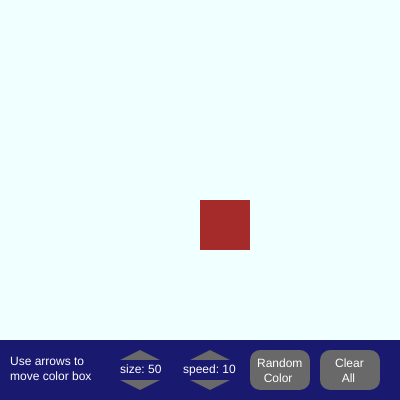
Frame 1 (no input)
Frame 60 (no input): identical to frame 1, image omitted
Frame 120 (the mouse pressed at the canvas centre since frame 60): identical to frame 1, image omitted

The p5.js sketch that drew this single still picture (run headless with seeded random() and noise() and a simulated clock; from frame 60 on, the mouse is pressed at the canvas centre):

// p5.js sketch
// ── sketch.js
/**
 * Anthony Ho
 * IGME-101: Sketcher, 9/13/19
 * Box that draws on canvas
 */

"use strict"; //catch some common coding errors


/**
 * setup :
 */

//coords
let boxXCoord = 200
let boxYCoord = 200
//size
let boxSize = 50
//speed
let boxSpeed = 10
//color
let boxColor = "#A52A2A"

function setup() {
    createCanvas(400, 400);
    noStroke();
    textSize(24);
    background("#F0FFFF");
}

/**
 * draw :
 */
function draw() {
    //Boundary of Arrows
    //Up Size button boundary
    let withinTriUpL = (mouseX >= 120) && (mouseX <= 160) && (mouseY >= 350) && (mouseY <= 360);
    //Down Size button boundary
    let withinTriDownL = (mouseX >= 120) && (mouseX <= 160) && (mouseY >= 380) && (mouseY <= 390);
    //Up Speed Button boundary
    let withinTriUpR =  (mouseX >= 190) && (mouseX <= 230) && (mouseY >= 350) && (mouseY <= 360);
    //Down Speed Button boundary
    let withinTriDownR = (mouseX >= 190) && (mouseX <= 230) && (mouseY >= 380) && (mouseY <= 390);

    //Size and Speed Arrow buttons
    if (mouseIsPressed === true && withinTriUpL) {
        boxSize = boxSize + 1;
        //increase Box Size
        console.log(boxSize);
    } else if (mouseIsPressed === true && withinTriDownL) {
        boxSize = boxSize - 1;
        //decrease Box Size
        console.log(boxSize);
    } else if (mouseIsPressed === true && withinTriUpR) {
        boxSpeed = boxSpeed + 1;
        //increase Box Speed
        console.log(boxSpeed);
    } else if (mouseIsPressed === true && withinTriDownR) {
        boxSpeed = boxSpeed - 1;
        //decrease Box Speed
        console.log(boxSpeed);
    }

    //box
    fill(boxColor);
    rect(boxXCoord, boxYCoord, boxSize, boxSize);

    //UI 
    fill("#191970");
    rect(0, 340, 400, 60);
    //UI text
    fill("White");
    textSize(12);
    text("Use arrows to\nmove color box", 10, 365);

    //Size arrow buttons
    fill("#696969");
    triangle(140, 350, 120, 360, 160, 360);
    fill("White");
    text("size: " + boxSize, 120, 373);
    fill("#696969");
    triangle(140, 390, 120, 380, 160, 380);
    //Speed arrow buttons
    fill("#696969");
    triangle(210, 350, 190, 360, 230, 360);
    fill("White");
    text("speed: " + boxSpeed, 183, 373);
    fill("#696969");
    triangle(210, 390, 190, 380, 230, 380);

    //UI random button
    fill("#696969");
    rect(250, 350, 60, 40, 10);
    fill("White");
    text("Random\n  Color", 257, 367);
    //UI Clear All button
    fill("#696969");
    rect(320, 350, 60, 40, 10);
    fill("White");
    text("Clear\n  All", 335, 367);
}

//Arrow key functions
function keyPressed() {
    //constrain to the canvas
    let withinCanvas = (boxXCoord >= 0) || (boxXCoord <= 400) || (boxYCoord >= 0) || (boxYCoord <= 340);
    //print keyCode
    console.log(keyCode);
    if (withinCanvas) {
        if (keyIsPressed && keyCode === UP_ARROW) {
            //moves box up
            boxYCoord -= boxSpeed;
        } else if (keyIsPressed && keyCode === DOWN_ARROW) {
            //moves box down
            boxYCoord += boxSpeed;
        } else if (keyIsPressed && keyCode === RIGHT_ARROW) {
            //moves box right
            boxXCoord += boxSpeed;
        } else if (keyIsPressed && keyCode === LEFT_ARROW) {
            //moves box left
            boxXCoord -= boxSpeed;
        }
    }
}


//Random Button and Clear All button
function mouseClicked() {
    //print mouse loaction
    console.log(mouseX, mouseY);
    //boundary of random color button
    let withinRectR = (mouseX >= 250) && (mouseX <= 310) && (mouseY >= 350) && (mouseY <= 390);
    //randomize color of box
    if (withinRectR) {
        boxColor = color(random(255), random(255), random(255));
        //print color of box currently
        console.log(boxColor);
    }
    //boundary of clear all button
    let withinRectC = (mouseX >= 320) && (mouseX <= 380) && (mouseY >= 350) && (mouseY <= 390);
    //reset canvas
    if (withinRectC) {
        background("#F0FFFF");
    }
}
